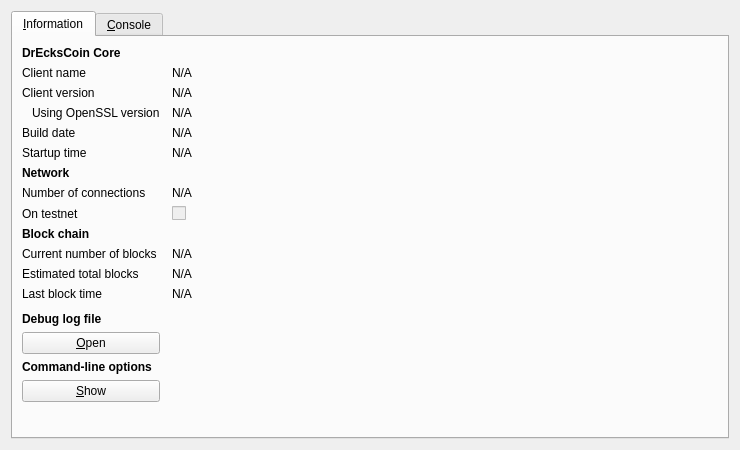
<?xml version="1.0" encoding="UTF-8"?>
<ui version="4.0">
 <class>RPCConsole</class>
 <widget class="QDialog" name="RPCConsole">
  <property name="geometry">
   <rect>
    <x>0</x>
    <y>0</y>
    <width>740</width>
    <height>450</height>
   </rect>
  </property>
  <property name="windowTitle">
   <string>DrEcksCoin - Debug window</string>
  </property>
  <layout class="QVBoxLayout" name="verticalLayout_2">
   <item>
    <widget class="QTabWidget" name="tabWidget">
     <property name="currentIndex">
      <number>0</number>
     </property>
     <widget class="QWidget" name="tab_info">
      <attribute name="title">
       <string>&amp;Information</string>
      </attribute>
      <layout class="QGridLayout" name="gridLayout" columnstretch="0,1">
       <property name="horizontalSpacing">
        <number>12</number>
       </property>
       <item row="0" column="0">
        <widget class="QLabel" name="label_9">
         <property name="font">
          <font>
           <weight>75</weight>
           <bold>true</bold>
          </font>
         </property>
         <property name="text">
          <string>DrEcksCoin Core</string>
         </property>
        </widget>
       </item>
       <item row="1" column="0">
        <widget class="QLabel" name="label_5">
         <property name="text">
          <string>Client name</string>
         </property>
        </widget>
       </item>
       <item row="1" column="1">
        <widget class="QLabel" name="clientName">
         <property name="cursor">
          <cursorShape>IBeamCursor</cursorShape>
         </property>
         <property name="text">
          <string>N/A</string>
         </property>
         <property name="textFormat">
          <enum>Qt::PlainText</enum>
         </property>
         <property name="textInteractionFlags">
          <set>Qt::LinksAccessibleByMouse|Qt::TextSelectableByKeyboard|Qt::TextSelectableByMouse</set>
         </property>
        </widget>
       </item>
       <item row="2" column="0">
        <widget class="QLabel" name="label_6">
         <property name="text">
          <string>Client version</string>
         </property>
        </widget>
       </item>
       <item row="2" column="1">
        <widget class="QLabel" name="clientVersion">
         <property name="cursor">
          <cursorShape>IBeamCursor</cursorShape>
         </property>
         <property name="text">
          <string>N/A</string>
         </property>
         <property name="textFormat">
          <enum>Qt::PlainText</enum>
         </property>
         <property name="textInteractionFlags">
          <set>Qt::LinksAccessibleByMouse|Qt::TextSelectableByKeyboard|Qt::TextSelectableByMouse</set>
         </property>
        </widget>
       </item>
       <item row="3" column="0">
        <widget class="QLabel" name="label_14">
         <property name="text">
          <string>Using OpenSSL version</string>
         </property>
         <property name="indent">
          <number>10</number>
         </property>
        </widget>
       </item>
       <item row="3" column="1">
        <widget class="QLabel" name="openSSLVersion">
         <property name="cursor">
          <cursorShape>IBeamCursor</cursorShape>
         </property>
         <property name="text">
          <string>N/A</string>
         </property>
         <property name="textFormat">
          <enum>Qt::PlainText</enum>
         </property>
         <property name="textInteractionFlags">
          <set>Qt::LinksAccessibleByMouse|Qt::TextSelectableByKeyboard|Qt::TextSelectableByMouse</set>
         </property>
        </widget>
       </item>
       <item row="4" column="0">
        <widget class="QLabel" name="label_12">
         <property name="text">
          <string>Build date</string>
         </property>
        </widget>
       </item>
       <item row="4" column="1">
        <widget class="QLabel" name="buildDate">
         <property name="cursor">
          <cursorShape>IBeamCursor</cursorShape>
         </property>
         <property name="text">
          <string>N/A</string>
         </property>
         <property name="textFormat">
          <enum>Qt::PlainText</enum>
         </property>
         <property name="textInteractionFlags">
          <set>Qt::LinksAccessibleByMouse|Qt::TextSelectableByKeyboard|Qt::TextSelectableByMouse</set>
         </property>
        </widget>
       </item>
       <item row="5" column="0">
        <widget class="QLabel" name="label_13">
         <property name="text">
          <string>Startup time</string>
         </property>
        </widget>
       </item>
       <item row="5" column="1">
        <widget class="QLabel" name="startupTime">
         <property name="cursor">
          <cursorShape>IBeamCursor</cursorShape>
         </property>
         <property name="text">
          <string>N/A</string>
         </property>
         <property name="textFormat">
          <enum>Qt::PlainText</enum>
         </property>
         <property name="textInteractionFlags">
          <set>Qt::LinksAccessibleByMouse|Qt::TextSelectableByKeyboard|Qt::TextSelectableByMouse</set>
         </property>
        </widget>
       </item>
       <item row="6" column="0">
        <widget class="QLabel" name="label_11">
         <property name="font">
          <font>
           <weight>75</weight>
           <bold>true</bold>
          </font>
         </property>
         <property name="text">
          <string>Network</string>
         </property>
        </widget>
       </item>
       <item row="7" column="0">
        <widget class="QLabel" name="label_7">
         <property name="text">
          <string>Number of connections</string>
         </property>
        </widget>
       </item>
       <item row="7" column="1">
        <widget class="QLabel" name="numberOfConnections">
         <property name="cursor">
          <cursorShape>IBeamCursor</cursorShape>
         </property>
         <property name="text">
          <string>N/A</string>
         </property>
         <property name="textFormat">
          <enum>Qt::PlainText</enum>
         </property>
         <property name="textInteractionFlags">
          <set>Qt::LinksAccessibleByMouse|Qt::TextSelectableByKeyboard|Qt::TextSelectableByMouse</set>
         </property>
        </widget>
       </item>
       <item row="8" column="0">
        <widget class="QLabel" name="label_8">
         <property name="text">
          <string>On testnet</string>
         </property>
        </widget>
       </item>
       <item row="8" column="1">
        <widget class="QCheckBox" name="isTestNet">
         <property name="enabled">
          <bool>false</bool>
         </property>
         <property name="text">
          <string/>
         </property>
        </widget>
       </item>
       <item row="9" column="0">
        <widget class="QLabel" name="label_10">
         <property name="font">
          <font>
           <weight>75</weight>
           <bold>true</bold>
          </font>
         </property>
         <property name="text">
          <string>Block chain</string>
         </property>
        </widget>
       </item>
       <item row="10" column="0">
        <widget class="QLabel" name="label_3">
         <property name="text">
          <string>Current number of blocks</string>
         </property>
        </widget>
       </item>
       <item row="10" column="1">
        <widget class="QLabel" name="numberOfBlocks">
         <property name="cursor">
          <cursorShape>IBeamCursor</cursorShape>
         </property>
         <property name="text">
          <string>N/A</string>
         </property>
         <property name="textFormat">
          <enum>Qt::PlainText</enum>
         </property>
         <property name="textInteractionFlags">
          <set>Qt::LinksAccessibleByMouse|Qt::TextSelectableByKeyboard|Qt::TextSelectableByMouse</set>
         </property>
        </widget>
       </item>
       <item row="11" column="0">
        <widget class="QLabel" name="label_4">
         <property name="text">
          <string>Estimated total blocks</string>
         </property>
        </widget>
       </item>
       <item row="11" column="1">
        <widget class="QLabel" name="totalBlocks">
         <property name="cursor">
          <cursorShape>IBeamCursor</cursorShape>
         </property>
         <property name="text">
          <string>N/A</string>
         </property>
         <property name="textFormat">
          <enum>Qt::PlainText</enum>
         </property>
         <property name="textInteractionFlags">
          <set>Qt::LinksAccessibleByMouse|Qt::TextSelectableByKeyboard|Qt::TextSelectableByMouse</set>
         </property>
        </widget>
       </item>
       <item row="12" column="0">
        <widget class="QLabel" name="label_2">
         <property name="text">
          <string>Last block time</string>
         </property>
        </widget>
       </item>
       <item row="12" column="1">
        <widget class="QLabel" name="lastBlockTime">
         <property name="cursor">
          <cursorShape>IBeamCursor</cursorShape>
         </property>
         <property name="text">
          <string>N/A</string>
         </property>
         <property name="textFormat">
          <enum>Qt::PlainText</enum>
         </property>
         <property name="textInteractionFlags">
          <set>Qt::LinksAccessibleByMouse|Qt::TextSelectableByKeyboard|Qt::TextSelectableByMouse</set>
         </property>
        </widget>
       </item>
       <item row="13" column="0">
        <spacer name="verticalSpacer_2">
         <property name="orientation">
          <enum>Qt::Vertical</enum>
         </property>
         <property name="sizeHint" stdset="0">
          <size>
           <width>20</width>
           <height>20</height>
          </size>
         </property>
        </spacer>
       </item>
       <item row="14" column="0">
        <widget class="QLabel" name="labelDebugLogfile">
         <property name="font">
          <font>
           <weight>75</weight>
           <bold>true</bold>
          </font>
         </property>
         <property name="text">
          <string>Debug log file</string>
         </property>
        </widget>
       </item>
       <item row="15" column="0">
        <widget class="QPushButton" name="openDebugLogfileButton">
         <property name="toolTip">
          <string>Open the DrEcksCoin debug log file from the current data directory. This can take a few seconds for large log files.</string>
         </property>
         <property name="text">
          <string>&amp;Open</string>
         </property>
         <property name="autoDefault">
          <bool>false</bool>
         </property>
        </widget>
       </item>
       <item row="16" column="0">
        <widget class="QLabel" name="labelCLOptions">
         <property name="font">
          <font>
           <weight>75</weight>
           <bold>true</bold>
          </font>
         </property>
         <property name="text">
          <string>Command-line options</string>
         </property>
        </widget>
       </item>
       <item row="17" column="0">
        <widget class="QPushButton" name="showCLOptionsButton">
         <property name="toolTip">
          <string>Show the DrEcksCoin-Qt help message to get a list with possible DrEcksCoin command-line options.</string>
         </property>
         <property name="text">
          <string>&amp;Show</string>
         </property>
         <property name="autoDefault">
          <bool>false</bool>
         </property>
        </widget>
       </item>
       <item row="18" column="0">
        <spacer name="verticalSpacer">
         <property name="orientation">
          <enum>Qt::Vertical</enum>
         </property>
         <property name="sizeHint" stdset="0">
          <size>
           <width>20</width>
           <height>40</height>
          </size>
         </property>
        </spacer>
       </item>
      </layout>
     </widget>
     <widget class="QWidget" name="tab_console">
      <attribute name="title">
       <string>&amp;Console</string>
      </attribute>
      <layout class="QVBoxLayout" name="verticalLayout_3">
       <property name="spacing">
        <number>3</number>
       </property>
       <item>
        <widget class="QTextEdit" name="messagesWidget">
         <property name="minimumSize">
          <size>
           <width>0</width>
           <height>100</height>
          </size>
         </property>
         <property name="readOnly">
          <bool>true</bool>
         </property>
         <property name="tabKeyNavigation" stdset="0">
          <bool>false</bool>
         </property>
         <property name="columnCount" stdset="0">
          <number>2</number>
         </property>
        </widget>
       </item>
       <item>
        <layout class="QHBoxLayout" name="horizontalLayout">
         <property name="spacing">
          <number>3</number>
         </property>
         <item>
          <widget class="QLabel" name="label">
           <property name="text">
            <string notr="true">&gt;</string>
           </property>
          </widget>
         </item>
         <item>
          <widget class="QLineEdit" name="lineEdit"/>
         </item>
         <item>
          <widget class="QPushButton" name="clearButton">
           <property name="maximumSize">
            <size>
             <width>24</width>
             <height>24</height>
            </size>
           </property>
           <property name="toolTip">
            <string>Clear console</string>
           </property>
           <property name="text">
            <string/>
           </property>
           <property name="icon">
            <iconset resource="../bitcoin.qrc">
             <normaloff>:/icons/remove</normaloff>:/icons/remove</iconset>
           </property>
           <property name="shortcut">
            <string notr="true">Ctrl+L</string>
           </property>
           <property name="autoDefault">
            <bool>false</bool>
           </property>
          </widget>
         </item>
        </layout>
       </item>
      </layout>
     </widget>
    </widget>
   </item>
  </layout>
 </widget>
 <resources>
  <include location="../bitcoin.qrc"/>
 </resources>
 <connections/>
</ui>
